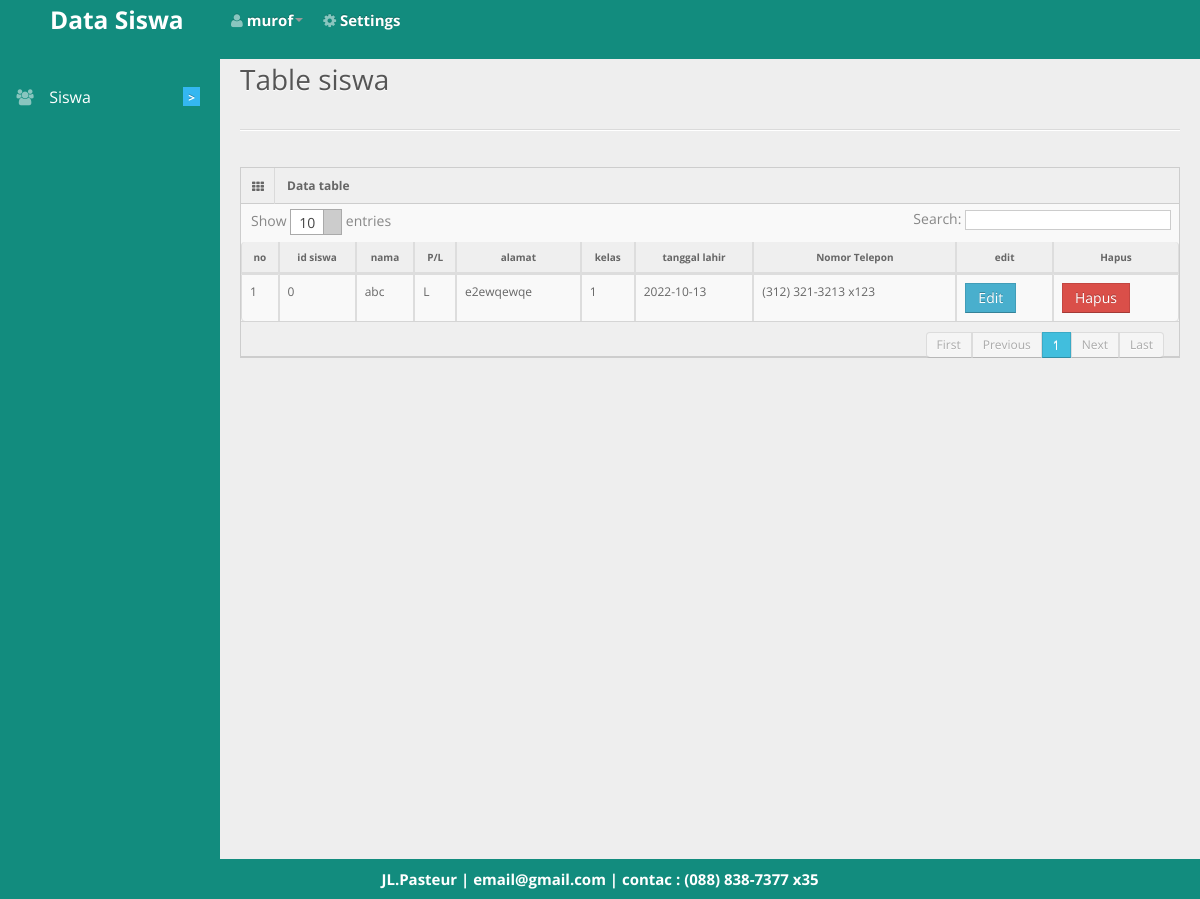
/table-siswa.php, run on an earlier commit of the app's database.
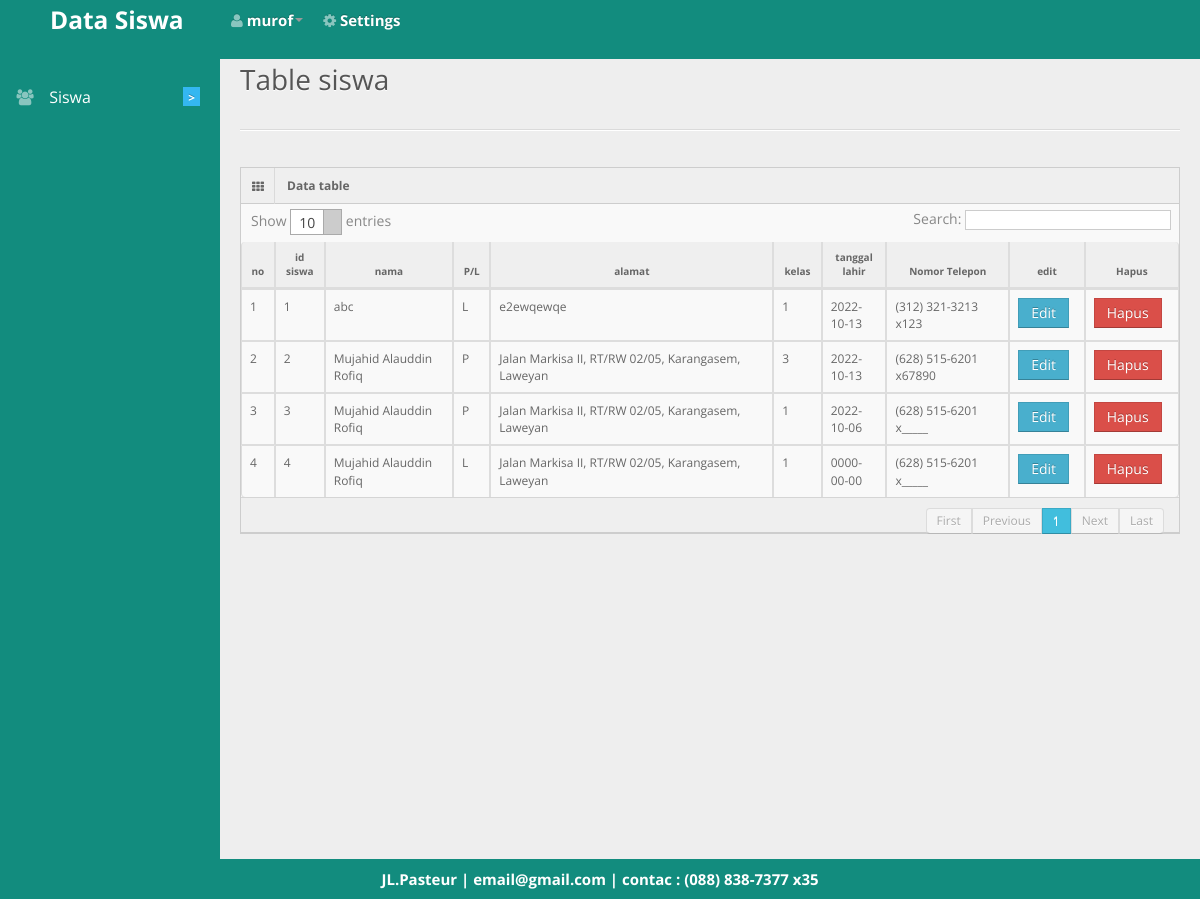
And on a later commit of the database.
### tables this page shows
CREATE TABLE `users` (
  `id` int(2) NOT NULL,
  `nama` varchar(50) NOT NULL,
  `email` varchar(25) NOT NULL,
  `pass` varchar(10) NOT NULL
);

CREATE TABLE `siswa` (
  `id_siswa` int(11) NOT NULL,
  `nama` varchar(30) NOT NULL,
  `jenis_kelamin` varchar(1) NOT NULL,
  `nama_kelas` int(11) NOT NULL,
  `alamat` varchar(50) NOT NULL,
  `tgl_lahir` date NOT NULL,
  `telepon` varchar(50) NOT NULL
);

### caesar.php (called while the page is built, shortened)
<?php
function geser_teks($string, $key) {
    return implode('', array_map(function ($char) use ($key) {
        return geser_karakter($char, $key);
    }, str_split($string)));
}
function geser_karakter($char, $shift) {
    $shift = $shift % 25;
    $ascii = ord($char);
    $shifted = $ascii + $shift;
    if ($ascii >= 65 && $ascii <= 90) {
        return chr(geser_huruf_besar($shifted));
    }
    if ($ascii >= 97 && $ascii <= 122) {
        return chr(geser_huruf_kecil($shifted));
    }
    return chr($ascii);
}
function geser_huruf_besar($ascii) {
    return $ascii;
}
function geser_huruf_kecil($ascii) {
    if ($ascii < 97) {
        $ascii = 123 - (97 - $ascii);
    }
    return $ascii;
}
function dekripsi($ciphertext, $key = -12) {
    return geser_teks($ciphertext, -$key);
}

### table-siswa.php (the view)
<?php
 include 'db/koneksi.php';
 include 'layout/header.php';
 include 'caesar.php'; ?>
<div id="content">
  <div id="content-header">
    <h1>Table siswa</h1>
  </div>
  <div class="container-fluid">
    <hr>
    <div class="row-fluid">
      <div class="span12">
        <div class="widget-box">
          <div class="widget-title"> <span class="icon"><i class="icon-th"></i></span>
            <h5>Data table</h5>
          </div>
          <div class="widget-content nopadding">
            <table class="table table-bordered data-table">
              <thead>
                <tr>
                  <th>no</th>
                  <th>id siswa</th>
                  <th>nama</th>
                  <th>P/L</th>
                  <th>alamat</th>
                  <th>kelas</th>
                  <th>tanggal lahir</th>
                  <th>Nomor Telepon</th>
                  <th>edit</th>
                  <th>Hapus</th>
              </tr>
              </thead>
              <tbody>
                <?php
                $query_tampil=mysqli_query($konek,"SELECT * FROM siswa");
                $no=1; while ($data=mysqli_fetch_array($query_tampil)) {
                  $kelamin=strtoupper($data['jenis_kelamin']);
                 ?>
                <tr class="gradeX">
                  <td><?php echo $no; ?></td>
                  <td><?php echo $data['id_siswa']; ?></td>
                  <td><?php echo dekripsi($data['nama'], 8); ?></td>
                  <td><?php echo $kelamin; ?></td>
                  <td><?php echo $data['alamat']; ?></td>
                  <td><?php echo $data['nama_kelas']; ?></td>
                  <td><?php echo $data['tgl_lahir']; ?></td>
                  <td><?php echo $data['telepon']; ?></td>
                  <td><a href=""class="btn btn-info">Edit</a></td>
                  <td><a href=""class="btn btn-danger">Hapus</a></td>
                </tr>
                <?php $no++; } ?>
              </tbody>
            </table>
          </div>
        </div>
      </div>
    </div>
  </div>
</div>
<div class="row-fluid">
  <div id="footer" class="span12" style="
    color: #fff;
    font-weight: bold;
    font-size: 15px;
">
     JL.Pasteur | email@gmail.com | contac : (088) 838-7377 x35 </div>
</div>
</body>
</html>

### layout/header.php (shortened to what this page needs)
<?php
 $query=mysqli_query($konek,"SELECT * FROM users");
 $data=mysqli_fetch_array($query);
?>
<!DOCTYPE html>
<html lang="en">
<head>
<link rel="stylesheet" href="css/bootstrap.min.css" />
<link rel="stylesheet" href="css/bootstrap-responsive.min.css" />
<link rel="stylesheet" href="css/fullcalendar.css" />
<link rel="stylesheet" href="css/matrix-style.css" />
<link rel="stylesheet" href="css/matrix-media.css" />
<link href="font-awesome/css/font-awesome.css" rel="stylesheet" />
    <link rel="stylesheet" href="css/bootstrap2.min.css" />
  <link rel="stylesheet" href="css/bootstrap.min.css" />
  <link rel="stylesheet" href="css/bootstrap-responsive.min.css" />
  <link rel="stylesheet" href="css/uniform.css" />
  <link rel="stylesheet" href="css/select2.css" />
  <link rel="stylesheet" href="css/matrix-style.css" />
  <link rel="stylesheet" href="css/matrix-media.css" />
<link rel="stylesheet" href="css/colorpicker.css" />
<link rel="stylesheet" href="css/datepicker.css" />
  <link href="font-awesome/css/font-awesome.css" rel="stylesheet" />
</head>
<body>
<div id="header">
  <h3 style="margin-left:50px;">
    <a style="color: #fff;">Data Siswa</a>
  </h3>
</div>
<div id="user-nav" class="navbar navbar-inverse">
  <ul class="nav">
    <li  class="dropdown" id="profile-messages" >
    <a title="" href="#" data-toggle="dropdown" data-target="#profile-messages" class="dropdown-toggle"style="
    color: #fff;
"><i class="icon icon-user"></i>
      <span class="text"><b> <?php echo $data['nama']; ?></b></span><b class="caret"></b>
    </a>
    </li>
    <li class=""><a title="Biodata Sekolah" href="admin/setting"style="color: #fff;"><i class="icon icon-cog"></i> <span class="text"><b>Settings</b></span></a></li>
  </ul>
</div>
<div id="sidebar"><a href="#" class="visible-phone"><i class="icon icon-home"></i> Dashboard</a>
  <ul >
    <li class="submenu"> <a href=""><i class="icon-group"></i> <span>Siswa</span> <span class="label label-important">&gt;</span></a>
    </li>
      </ul>
</div>

### css/matrix-style.css (style rules this page uses)
* { outline:none !important; -moz-outline: none !important; }
html, body { height:100% }
body { overflow-x: hidden; margin-top: -10px; font-family: 'Open Sans', sans-serif; font-size:12px; color:#666; }
a { color:#666; }
select, textarea, input[type="text"], input[type="password"], input[type="datetime"], input[type="datetime-local"], input[type="date"], input[type="month"], input[type="time"], input[type="week"], input[type="number"], input[type="email"], input[type="url"], input[type="search"], input[type="tel"], input[type="color"], .uneditable-input, .label, .dropdown-menu, .btn, .well, .progress, .table-bordered, .btn-group > .btn:first-child, .btn-group > .btn:last-child, .btn-group > .btn:last-child, .btn-group > .dropdown-toggle, .alert { border-radius:0px; }
.btn, textarea, input[type="text"], input[type="password"], input[type="datetime"], input[type="datetime-local"], input[type="date"], input[type="month"], input[type="time"], input[type="week"], input[type="number"], input[type="email"], input[type="url"], input[type="search"], input[type="tel"], input[type="color"], .uneditable-input { box-shadow:none; }
.progress, .progress-success .bar, .progress .bar-success, .progress-warning .bar, .progress .bar-warning, .progress-danger .bar, .progress .bar-danger, .progress-info .bar, .progress .bar-info, .btn, .btn-primary { background-image:none; }
#footer { padding:10px; text-align:center; }
hr { border-top-color:#dadada; }
.label-important, .badge-important { background:#f74d4d; }
#header { height: 77px; position: relative; width: 100%; z-index: -9; }
#user-nav { position: absolute; left: 220px; top:0px; z-index: 20; margin: 0; }
#user-nav > ul { margin: 0; padding: 0; list-style: none; }
#user-nav > ul > li { float: left; list-style-type: none; margin: 0; position: relative; padding: 0; }
#user-nav > ul > li > a { padding:9px 10px; display: block; font-size: 15px; }
#user-nav > ul > li > a > i, #sidebar li a i { opacity: .5; margin-top: 2px; }
#sidebar { display: block; float: left; position: relative; width: 220px; z-index: 16; }
#sidebar > ul { list-style: none; margin: 0px 0 0; padding: 0; position: absolute; width: 220px; }
#sidebar > ul > li { display: block; position: relative; }
#sidebar > ul > li > a { padding: 10px 0 10px 15px; display: block; color: #ffffff; font-size: 16px; }
#sidebar > ul > li > a > i { margin-right: 10px; }
#sidebar > ul > li > a > .label { margin: 0 20px 0 0; float: right; padding: 3px 5px 2px; }
#content { background: none repeat scroll 0 0 #eeeeee; margin-left: 220px; margin-right: 0; padding-bottom: 25px; position: relative; min-height:100%; width: auto; }
#content-header { position: abslute; width: 100%; margin-top: -38px; z-index: 20; }
#content-header h1 { color: #555555; font-size: 28px; font-weight: normal; float: none; text-shadow: 0 1px 0 #ffffff; margin-left: 20px; position: relative; }
#content-header h1, #content-header .btn-group { margin-top: 20px; }
.stat-boxes .peity_bar_good, .stat-boxes .peity_line_good, { color: #459D1C; }
.widget-box { background: none repeat scroll 0 0 #F9F9F9; border-left: 1px solid #CDCDCD; border-top: 1px solid #CDCDCD; border-right: 1px solid #CDCDCD; clear: both; margin-top: 16px; margin-bottom: 16px; position: relative; }
.widget-title, .modal-header, .table th, div.dataTables_wrapper .ui-widget-header { background:#efefef; border-bottom: 1px solid #CDCDCD; height: 36px; }
.widget-title span.icon { padding: 9px 10px 7px 11px; float: left; border-right:1px solid #dadada; }
.widget-title h5 { color: #666; float: left; font-size: 12px; font-weight: bold; padding: 12px; line-height: 12px; margin: 0; }
.widget-content { padding:15px; border-bottom: 1px solid #cdcdcd; }
.table th { height: auto; font-size: 10px; padding: 5px 10px 2px; border-bottom: 0; text-align: center; color: #666666; }
.nopadding { padding: 0 !important; }
.nopadding .table { margin-bottom: 0; }
.nopadding .table-bordered { border: 0; }

### css/matrix-media.css (style rules this page uses)
body { background: #128C7E; }
#header { background-color: #128C7E; margin-top:10px; }
#sidebar > ul > li > a > .label { background-color:#34B7F1; }

What changed in the data, as far as the page shows it:
removed siswa: id_siswa "0", nama "abc", jenis_kelamin "L", alamat "e2ewqewqe", nama_kelas "1", tgl_lahir "2022-10-13", telepon "(312) 321-3213 x123"
added siswa: id_siswa "1", nama "abc", jenis_kelamin "L", alamat "e2ewqewqe", nama_kelas "1", tgl_lahir "2022-10-13", telepon "(312) 321-3213 x123"
added siswa: id_siswa "2", nama "Mujahid Alauddin Rofiq", jenis_kelamin "P", alamat "Jalan Markisa II, RT/RW 02/05, Karangasem, Laweyan", nama_kelas "3", tgl_lahir "2022-10-13", telepon "(628) 515-6201 x67890"
added siswa: id_siswa "3", nama "Mujahid Alauddin Rofiq", jenis_kelamin "P", alamat "Jalan Markisa II, RT/RW 02/05, Karangasem, Laweyan", nama_kelas "1", tgl_lahir "2022-10-06", telepon "(628) 515-6201 x_____"
added siswa: id_siswa "4", nama "Mujahid Alauddin Rofiq", jenis_kelamin "L", alamat "Jalan Markisa II, RT/RW 02/05, Karangasem, Laweyan", nama_kelas "1", tgl_lahir "0000-00-00", telepon "(628) 515-6201 x_____"
